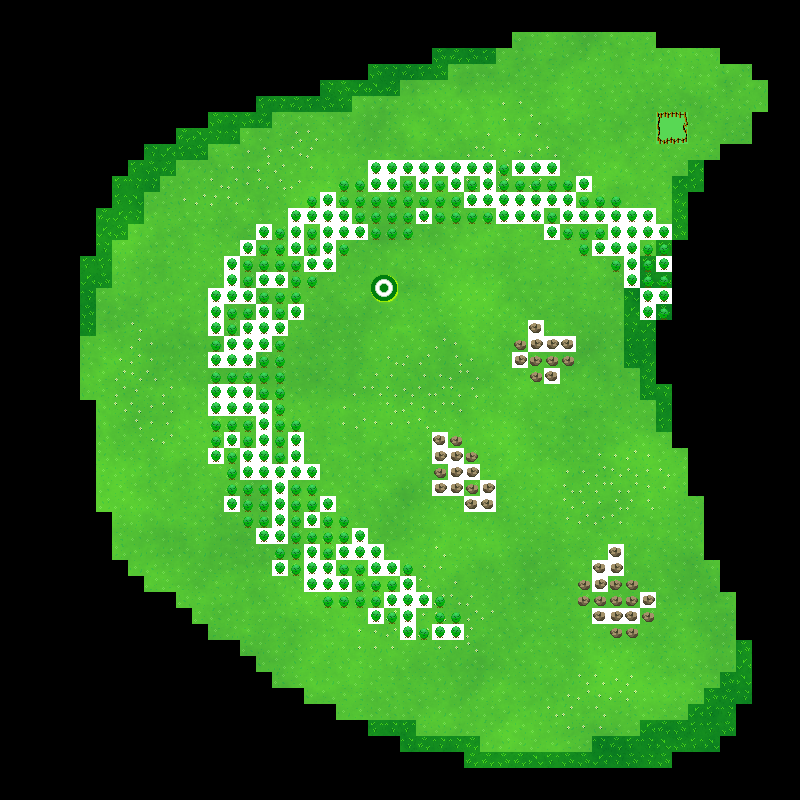

A level layout from a 2D game, rendered from its tile map. Below: a short description, then the map file with tile-grid data replaced by summaries:
An orthogonal 50x50 tile map with 16x16 px tiles, 5 tile layers (Grass, Grass Texture, Pit Colliders, Start/End, ...), 4 tilesets and 15 objects.

<map version="1.0" orientation="orthogonal" renderorder="right-down" width="50" height="50" tilewidth="16" tileheight="16" nextobjectid="1">
 <tileset firstgid="1" name="Grass" tilewidth="16" tileheight="16" tilecount="40" columns="5">
  <image source="../Art/GrassTileset.png" width="80" height="128" />
 </tileset>
 <tileset firstgid="41" name="Objects" tilewidth="32" tileheight="32" tilecount="8" columns="0">
  <tile id="0">
   <image width="16" height="16" source="../Art/rock1.png" />
   <objectgroup draworder="index">
    <object id="1" x="0" y="0" width="16" height="16" />
   </objectgroup>
  </tile>
  <tile id="1">
   <image width="16" height="16" source="../Art/rock2.png" />
   <objectgroup draworder="index">
    <object id="1" x="0" y="0" width="16" height="16" />
   </objectgroup>
  </tile>
  <tile id="2">
   <image width="16" height="16" source="../Art/tree1.png" />
   <objectgroup draworder="index">
    <object id="1" x="0" y="0" width="16" height="16" />
   </objectgroup>
  </tile>
  <tile id="3">
   <image width="16" height="16" source="../Art/tree1 reverse.png" />
   <objectgroup draworder="index">
    <object id="1" x="0" y="0" width="16" height="16" />
   </objectgroup>
  </tile>
  <tile id="4">
   <image width="32" height="32" source="../Art/corral.png" />
  </tile>
  <tile id="5">
   <image width="32" height="32" source="../Art/SpawnTarget.png" />
  </tile>
  <tile id="6">
   <image width="16" height="16" source="../Art/Pit Collider.png" />
   <objectgroup draworder="index">
    <object id="1" x="0" y="0" width="16" height="16" />
   </objectgroup>
  </tile>
  <tile id="7">
   <image width="16" height="16" source="../Art/Pit.png" />
  </tile>
 </tileset>
 <tileset firstgid="49" name="Water" tilewidth="16" tileheight="16" tilecount="10" columns="10">
  <image source="../Art/WATERSprite.png" width="160" height="16" />
  <tile id="0">
   <objectgroup draworder="index">
    <object id="1" x="0" y="0" width="16" height="16" />
   </objectgroup>
  </tile>
  <tile id="1">
   <objectgroup draworder="index">
    <object id="1" x="0" y="0" width="16" height="16" />
   </objectgroup>
  </tile>
  <tile id="2">
   <objectgroup draworder="index">
    <object id="1" x="0" y="0" width="8" height="16" />
   </objectgroup>
  </tile>
  <tile id="3">
   <objectgroup draworder="index">
    <object id="1" x="0" y="0" width="8" height="16" />
   </objectgroup>
  </tile>
  <tile id="4">
   <objectgroup draworder="index">
    <object id="1" x="8" y="0" width="8" height="16" />
   </objectgroup>
  </tile>
  <tile id="5">
   <objectgroup draworder="index">
    <object id="1" x="8" y="0" width="8" height="16" />
   </objectgroup>
  </tile>
  <tile id="6">
   <objectgroup draworder="index">
    <object id="1" x="0" y="0" width="16" height="8" />
   </objectgroup>
  </tile>
  <tile id="7">
   <objectgroup draworder="index">
    <object id="1" x="0" y="0" width="16" height="8" />
   </objectgroup>
  </tile>
  <tile id="8">
   <objectgroup draworder="index">
    <object id="1" x="0" y="8" width="16" height="8" />
   </objectgroup>
  </tile>
  <tile id="9">
   <objectgroup draworder="index">
    <object id="1" x="0" y="8" width="16" height="8" />
   </objectgroup>
  </tile>
 </tileset>
 <tileset firstgid="59" name="Grass Texture" tilewidth="688" tileheight="736" tilecount="1" columns="0">
  <tile id="0">
   <image width="688" height="736" source="../Art/Level 2 Texture.png" />
  </tile>
 </tileset>
 <layer name="Grass" width="50" height="50">
  <data>[2500 cells, 1510 non-empty, 40 distinct tile ids]</data>
 </layer>
 <layer name="Grass Texture" width="50" height="50">
  <data>[2500 cells, 1 non-empty, 1 distinct tile ids]</data>
 </layer>
 <layer name="Pit Colliders" width="50" height="50">
  <data>[2500 cells, 990 non-empty, 1 distinct tile ids]</data>
 </layer>
 <layer name="Start/End" width="50" height="50">
  <data>[2500 cells, 2 non-empty, 2 distinct tile ids]</data>
 </layer>
 <layer name="Obstacles" width="50" height="50">
  <data>[2500 cells, 302 non-empty, 4 distinct tile ids]</data>
 </layer>
</map>